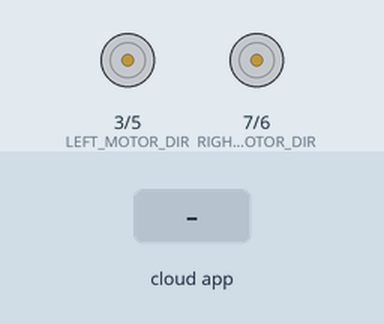
Simulated run of this sketch. Board: Arduino Uno, built with avr-gcc and run on an emulated ATmega328P. Parts: direction and speed pins drawn as motors (green arrow = direction pin HIGH = forward, orange = LOW = backward, longer = more drive). The test bench sets the inputs (shaded band). The ROS host is connected and sends only what is stated.

Above: at 1.2 s.
1.3 s: the phone or cloud app sets linear.x to -100
At 1.7 s:
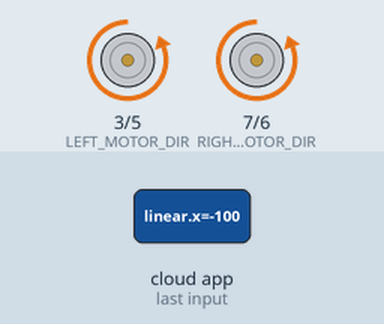
2.8 s: the phone or cloud app sets linear.x to 0
At 4.0 s:
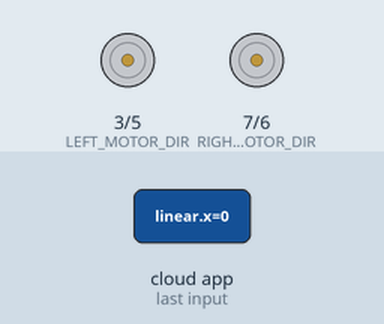
4.3 s: the phone or cloud app sets angular.z to -100
At 5.4 s:
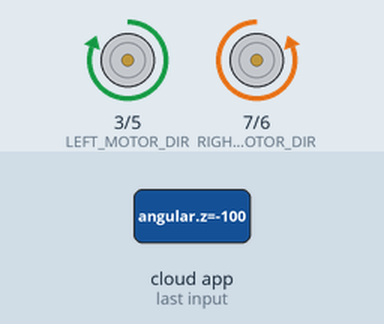
5.8 s: the phone or cloud app sets angular.z to 100
At 6.3 s:
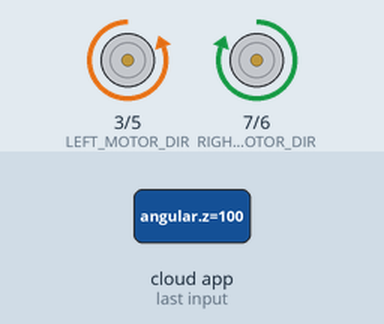
7.3 s: the phone or cloud app sets linear.x to 100
At 7.6 s:
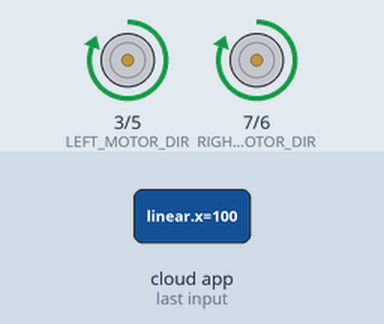
Timing chart, 0 to 9.8 s (numbered marks = the images above; inputs shaded):
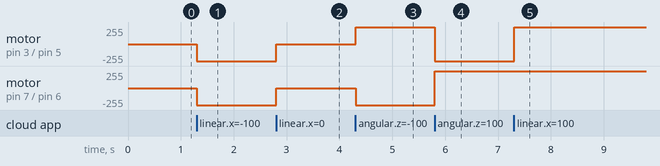

The sketch:

sketch_jan06a.ino
```cpp
#include <ros.h>
#include <geometry_msgs/Twist.h>

#define LEFT_MOTOR_PWM 5
#define LEFT_MOTOR_DIR 3
#define RIGHT_MOTOR_PWM 6
#define RIGHT_MOTOR_DIR 7

ros::NodeHandle nh;

float linear_vel = 0.0;
float angular_vel = 0.0;
const float wheel_sep = 0.95;

const int MAX_PWM = 255;
const int MIN_PWM = -255;

int constrainPWM(int value) {
  if (value > MAX_PWM) return MAX_PWM;
  if (value < MIN_PWM) return MIN_PWM;
  return value;
}

void cmdVelCallback(const geometry_msgs::Twist& cmd_msg) {
  linear_vel = cmd_msg.linear.x;
  angular_vel = cmd_msg.angular.z;

  float Right_velocity = ((linear_vel * 2) + (angular_vel * wheel_sep)) / 2.0;
  float Left_velocity = ((linear_vel * 2) - (angular_vel * wheel_sep)) / 2.0;

  int right_pwm = constrainPWM(static_cast<int>(Right_velocity * 10000));
  int left_pwm = constrainPWM(static_cast<int>(Left_velocity * 10000));

  int left_dir = (left_pwm >= 0) ? HIGH : LOW;
  left_pwm = abs(left_pwm);

  int right_dir = (right_pwm >= 0) ? HIGH : LOW;
  right_pwm = abs(right_pwm);

  digitalWrite(LEFT_MOTOR_DIR, left_dir);
  analogWrite(LEFT_MOTOR_PWM, left_pwm);

  digitalWrite(RIGHT_MOTOR_DIR, right_dir);
  analogWrite(RIGHT_MOTOR_PWM, right_pwm);

}

ros::Subscriber<geometry_msgs::Twist> cmd_vel_sub("cmd_vel", cmdVelCallback);

void setup() {

  pinMode(LEFT_MOTOR_PWM, OUTPUT);
  pinMode(LEFT_MOTOR_DIR, OUTPUT);
  pinMode(RIGHT_MOTOR_PWM, OUTPUT);
  pinMode(RIGHT_MOTOR_DIR, OUTPUT);

  nh.initNode();
  nh.subscribe(cmd_vel_sub);
}

void loop() {
  nh.spinOnce();

  delay(10);
}
```

Measured:
- after the input at 1.3 s, motor on pin 3 (LEFT_MOTOR_DIR) / pin 5 (LEFT_MOTOR_PWM), motor on pin 7 (RIGHT_MOTOR_DIR) / pin 6 (RIGHT_MOTOR_PWM): stopped → backward 255/255 at once
- after the input at 2.8 s, motor on pin 3 (LEFT_MOTOR_DIR) / pin 5 (LEFT_MOTOR_PWM), motor on pin 7 (RIGHT_MOTOR_DIR) / pin 6 (RIGHT_MOTOR_PWM): backward 255/255 → stopped at once
- after the input at 4.3 s, motor on pin 3 (LEFT_MOTOR_DIR) / pin 5 (LEFT_MOTOR_PWM): stopped → forward 255/255 at once; motor on pin 7 (RIGHT_MOTOR_DIR) / pin 6 (RIGHT_MOTOR_PWM): stopped → backward 255/255 at once
- after the input at 5.8 s, motor on pin 3 (LEFT_MOTOR_DIR) / pin 5 (LEFT_MOTOR_PWM): forward 255/255 → backward 255/255 at once; motor on pin 7 (RIGHT_MOTOR_DIR) / pin 6 (RIGHT_MOTOR_PWM): backward 255/255 → forward 255/255 at once
- after the input at 7.3 s, motor on pin 3 (LEFT_MOTOR_DIR) / pin 5 (LEFT_MOTOR_PWM): backward 255/255 → forward 255/255 at once
